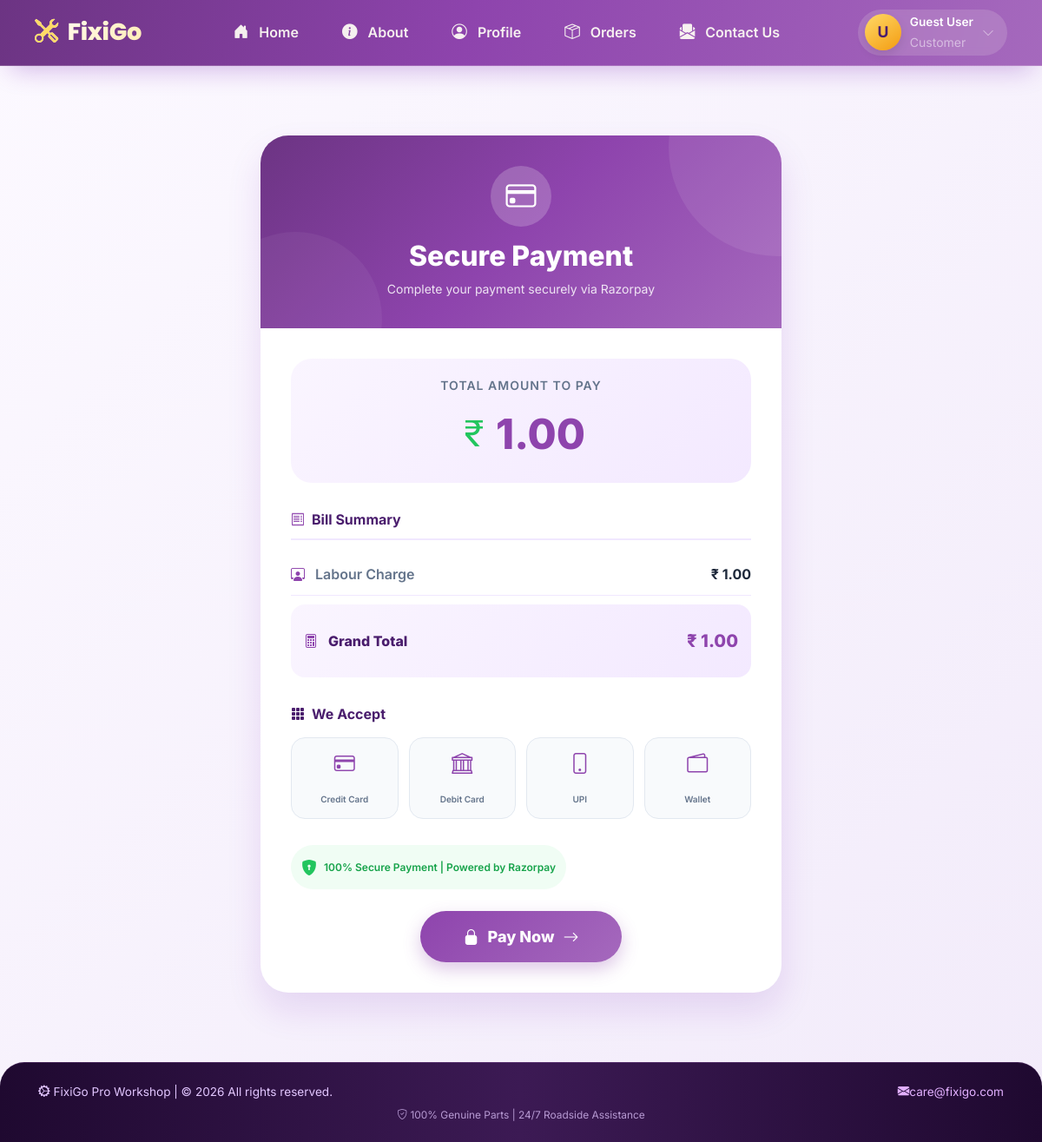
/service/payment/45/, run on the app's committed database.
### services/models.py (models this page shows, shortened)
class Bill(models.Model):
    booking = models.OneToOneField(ServiceBooking, on_delete=models.CASCADE)
    complaint_total = models.DecimalField(max_digits=10, decimal_places=2, default=0)
    spare_parts_total = models.DecimalField(max_digits=10, decimal_places=2, default=0)
    extra_parts_total = models.DecimalField(max_digits=10, decimal_places=2, default=0)
    labour_charge = models.DecimalField(max_digits=10, decimal_places=2, default=0)
    grand_total = models.DecimalField(max_digits=10, decimal_places=2, default=0)
    payment_status = models.CharField(max_length=50,choices=[
                                    ('Pending', 'Pending'),
                                    ('Paid', 'Paid')
                                    ],default='Pending')
    payment_id = models.CharField(
    max_length=200,
    null=True,
    blank=True
)
    created_at = models.DateTimeField(auto_now_add=True)

### main_account/models.py (models this page shows, shortened)
class Fixigo(models.Model):
    email_customer = models.EmailField()
    email_mechanic = models.EmailField()
    number_customer = models.CharField(max_length=15)
    number_mechanic = models.CharField(max_length=15)
    location = models.CharField()
    address = models.TextField()

### services/views.py (the view)
# urls.py: path('payment/<int:id>/', views.payment_page, name='payment_page'),
def payment_page(request, id):
    bill = get_object_or_404(Bill, id=id)
    client = razorpay.Client(auth=(
        settings.RAZORPAY_KEY_ID,
        settings.RAZORPAY_KEY_SECRET
    ))
    amount = int(bill.grand_total * 100)
    payment = client.order.create({
        "amount": amount,
        "currency": "INR",
        "payment_capture": "1"
    })
    context = {
        "bill": bill,
        "payment": payment,
        "razorpay_key": settings.RAZORPAY_KEY_ID
    }
    return render(request, "payment_page.html", context)

### customer/context_processors.py (called while the page is built)
def fixigo_data(request):
    try:
        fixigo = Fixigo.objects.latest('id')
    except Fixigo.DoesNotExist:
        fixigo = None
    return {
        'fixigo': fixigo
    }

### services/templates/payment_page.html (shortened to what this page needs)
{% extends 'base.html' %}
{% load static %}
{% block content %}
<div class="container py-5">
    <div class="payment-container">
        <div class="payment-card">
            <div class="payment-header">
                <div class="header-icon">
                    <i class="bi bi-credit-card"></i>
                </div>
                <h2>Secure Payment</h2>
                <p>Complete your payment securely via Razorpay</p>
            </div>
            <div class="payment-body">
                <div class="amount-section">
                    <div class="amount-label">Total Amount to Pay</div>
                    <div class="amount-value">
                        <i class="bi bi-currency-rupee"></i>
                        {{ bill.grand_total|floatformat:2 }}
                    </div>
                </div>
                <div class="bill-details">
                    <div class="details-title">
                        <i class="bi bi-receipt"></i>
                        Bill Summary
                    </div>
                    {% if bill.labour_charge %}
                    <div class="detail-row">
                        <span class="detail-label">
                            <i class="bi bi-person-workspace"></i> Labour Charge
                        </span>
                        <span class="detail-value">₹ {{ bill.labour_charge|floatformat:2 }}</span>
                    </div>
                    {% endif %}
                    <div class="grand-total">
                        <div class="detail-row">
                            <span class="detail-label">
                                <i class="bi bi-calculator"></i> Grand Total
                            </span>
                            <span class="detail-value">₹ {{ bill.grand_total|floatformat:2 }}</span>
                        </div>
                    </div>
                </div>
                <div class="payment-methods">
                    <div class="methods-title">
                        <i class="bi bi-grid-3x3-gap-fill"></i>
                        We Accept
                    </div>
                    <div class="methods-grid">
                        <div class="method-item">
                            <i class="bi bi-credit-card"></i>
                            <span>Credit Card</span>
                        </div>
                        <div class="method-item">
                            <i class="bi bi-bank"></i>
                            <span>Debit Card</span>
                        </div>
                        <div class="method-item">
                            <i class="bi bi-phone"></i>
                            <span>UPI</span>
                        </div>
                        <div class="method-item">
                            <i class="bi bi-wallet2"></i>
                            <span>Wallet</span>
                        </div>
                    </div>
                </div>
                <div class="security-badge">
                    <i class="bi bi-shield-lock-fill"></i>
                    <span>100% Secure Payment | Powered by Razorpay</span>
                </div>
                <div class="pay-button-wrapper">
                    <button id="rzp-button1" class="btn-pay">
                        <i class="bi bi-lock-fill"></i>
                        Pay Now
                        <i class="bi bi-arrow-right"></i>
                    </button>
                </div>
            </div>
        </div>
    </div>
</div>
{% endblock %}

### customer/templates/base.html (shortened to what this page needs)
<!DOCTYPE html>
<html lang="en">
<head>
    <link href="https://cdn.jsdelivr.net/npm/bootstrap@5.3.2/dist/css/bootstrap.min.css" rel="stylesheet">
    <link href="https://cdn.jsdelivr.net/npm/bootstrap-icons/font/bootstrap-icons.css" rel="stylesheet">
    <link rel="stylesheet"
      href="https://cdnjs.cloudflare.com/ajax/libs/font-awesome/6.7.2/css/all.min.css">
    <link href="https://unpkg.com/aos@2.3.1/dist/aos.css" rel="stylesheet">
</head>
<body>
    <header>
        <nav class="navbar navbar-expand-lg navbar-fixigo">
            <div class="container-fluid px-0 px-md-2">
                <a class="navbar-brand brand-icon" href="{% url 'home' %}">
                    <i class="bi bi-tools"></i> FixiGo
                </a>
                <div class="collapse navbar-collapse" id="baseNavbar">
                    <ul class="navbar-nav mx-auto mb-2 mb-lg-0 align-items-center">
                        <li class="nav-item">
                            <a class="nav-link nav-link-custom {% if request.resolver_match.url_name == 'home' %}active{% endif %}" href="{% url 'home' %}">
                                <i class="bi bi-house-door-fill"></i> <span>Home</span>
                            </a>
                        </li>
                        <li class="nav-item">
                            <a class="nav-link nav-link-custom {% if request.resolver_match.url_name == 'about' %}active{% endif %}" href="{% url 'about' %}">
                                <i class="bi bi-info-circle-fill"></i> <span>About</span>
                            </a>
                        </li>
                        <li class="nav-item">
                            <a class="nav-link nav-link-custom {% if request.resolver_match.url_name == 'profile_user' %}active{% endif %}" href="{% url 'profile_user' %}">
                                <i class="bi bi-person-circle"></i> <span>Profile</span>
                            </a>
                        </li>
                        <li class="nav-item">
                            <a class="nav-link nav-link-custom {% if request.resolver_match.url_name == 'order_details' %}active{% endif %}" href="{% url 'order_details' %}">
                                <i class="bi bi-box-seam"></i> <span>Orders</span>
                            </a>
                        </li>
                        <li class="nav-item">
                            <a class="nav-link nav-link-custom {% if request.resolver_match.url_name == 'contactus' %}active{% endif %}" href="{% url 'contactus' %}">
                                <i class="bi bi-envelope-paper-fill"></i> <span>Contact Us</span>
                            </a>
                        </li>
                    </ul>
                    <div class="profile-dropdown-wrapper">
                        <div class="profile-pill" id="profilePillBtn">
                            <div class="avatar-base">
                                {% if request.user.customer.profile_pic %}
                                    <img src="{{ request.user.customer.profile_pic.url }}" alt="avatar">
                                {% else %}
                                    {{ request.user.customer.name|slice:":1"|upper|default:"U" }}
                                {% endif %}
                            </div>
                            <div class="user-label">
                                <div class="fw-semibold text-white" style="font-size: 0.85rem;">
                                    {{ request.user.customer.name|default:"Guest User" }}
                                </div>
                                <small class="text-white-50">Customer</small>
                            </div>
                            <i class="bi bi-chevron-down text-white-50 small"></i>
                        </div>
                    </div>
                </div>
            </div>
        </nav>
    </header>
    <main class="main-base">
        {% block content %}{% endblock %}
    </main>
    <footer class="footer-base">
        <div class="container-fluid">
            <div class="row gy-3 align-items-center">
                <div class="col-md-6 text-center text-md-start">
                    <i class="bi bi-gear-wide-connected"></i> FixiGo Pro Workshop | © {% now "Y" %} All rights reserved.
                </div>
                <div class="col-md-6 text-center text-md-end">
                    <a href="#"><i class="bi bi-envelope-fill"></i>{{fixigo.email_customer}}</a>
                </div>
            </div>
            <div class="row mt-2">
                <div class="col text-center small opacity-75">
                    <i class="bi bi-shield-check"></i> 100% Genuine Parts | 24/7 Roadside Assistance
                </div>
            </div>
        </div>
    </footer>
</body>
</html>

### customer/templates/base.html (style rules this page uses)
:root { --purple-deep: #4a1d6d; --purple-primary: #8e44ad; --purple-light: #b07dce; --purple-glow: #c39bd3; --purple-bg-light: #f9f5ff; --gold-accent: #ffd966; }
* { margin: 0; padding: 0; box-sizing: border-box; }
body { font-family: 'Inter', sans-serif; background: linear-gradient(135deg, #fcf9ff 0%, #f2ebfa 100%); min-height: 100vh; display: flex; flex-direction: column; overflow-x: hidden; }
.navbar-fixigo { background: linear-gradient(105deg, #6c3483 0%, #8e44ad 45%, #a569bd 100%); backdrop-filter: blur(2px); padding: 0.7rem 2rem; box-shadow: 0 15px 30px -12px rgba(106, 13, 173, 0.3); border-bottom: 1px solid rgba(255,255,240,0.2); transition: all 0.2s; position: relative; z-index: 1030; }
.brand-icon { font-family: 'Poppins', sans-serif; font-weight: 800; font-size: 1.7rem; background: linear-gradient(125deg, #fff, #ffecb3); -webkit-background-clip: text; background-clip: text; color: transparent; letter-spacing: -0.3px; }
.brand-icon i { background: none; color: #ffd966; margin-right: 6px; }
.nav-link-custom { font-weight: 600; margin: 0 5px; padding: 8px 20px !important; border-radius: 40px; color: rgba(255,255,245,0.92) !important; transition: all 0.25s cubic-bezier(0.2, 0.9, 0.4, 1.2); }
.nav-link-custom i { margin-right: 8px; font-size: 1.1rem; }
.profile-dropdown-wrapper { position: relative; }
.profile-pill { background: rgba(255,255,240,0.15); border-radius: 60px; padding: 4px 15px 4px 8px; backdrop-filter: blur(4px); cursor: pointer; transition: 0.2s; display: flex; align-items: center; gap: 10px; }
.avatar-base { width: 42px; height: 42px; background: linear-gradient(145deg, #ffd966, #f39c12); border-radius: 50%; display: flex; align-items: center; justify-content: center; font-weight: bold; font-size: 1.1rem; color: #4a1d6d; box-shadow: 0 5px 12px rgba(0,0,0,0.1); overflow: hidden; flex-shrink: 0; }
.main-base { flex: 1; padding: 2rem 2rem; animation: fadeSlideUp 0.45s ease-out; position: relative; z-index: 1; }
.footer-base { background: linear-gradient(90deg, #1f0930, #3c1a54, #1f0930); color: #e2c6ff; padding: 1.4rem 2rem; margin-top: auto; border-top-left-radius: 28px; border-top-right-radius: 28px; font-size: 0.85rem; border-top: 1px solid #a569bd40; }
.footer-base a { color: #e2b0ff; text-decoration: none; transition: 0.2s; }

### data on the page
Bill: grand_total "1.00", labour_charge "1.00"
Fixigo: email_customer "care@fixigo.com"

### other printed values
{{ request.user.customer.name|slice:":1"|upper|default:"U" }} "U"
{{ request.user.customer.name|default:"Guest User" }} "Guest User"
